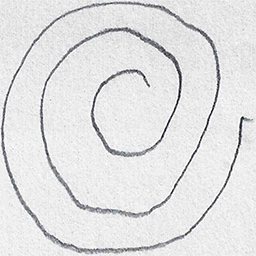
#> input picture Project Development Phase/Sprint 1/dataset/spiral/training/healthy/V01HE03.png, 256 x 256 px; its folder holds only this picture in this run
$ jupyter execute --allow-errors Parkinson_Disease_Prediction.ipynb
#> lines starting #> are read from the running program, lines starting #| are printed output that depends on the picture
# Image Pre-Processing

## Import the necessary Libraries

##### Note: Download scikit-image for skimage

[cell 1]
from sklearn.ensemble import RandomForestClassifier
from sklearn.preprocessing import LabelEncoder
from sklearn.metrics import confusion_matrix
from skimage import feature
from imutils import build_montages
from imutils import paths
import numpy as np
import cv2
import os
import pickle

### Path for train and test data

[cell 2]
trainingpath=r"dataset/spiral/training"
testingpath=r"dataset/spiral/testing"

## Quantifying Images

[cell 3]
def quantify_image(image):
    features = feature.hog(image, orientations=9,
                           pixels_per_cell=(10, 10),
                           cells_per_block=(2, 2),
                           transform_sqrt=True,
                           block_norm="L1")
    return features

## Loading Train Data and Test Data

[cell 4]
def load_split(path):
#> called with path = 'dataset/spiral/training'
    imagePaths = list(paths.list_images(path))
    data = []
    labels = []

    for imagePath in imagePaths:
        label = imagePath.split(os.path.sep)[-2]

        image = cv2.imread(imagePath)
#> image is the input picture: shape (256, 256, 3); mean B, G, R 226.3, 225.7, 225.7
        image = cv2.cvtColor(image, cv2.COLOR_BGR2GRAY)
#> image: shape (256, 256)
        image = cv2.resize(image, (200, 200))
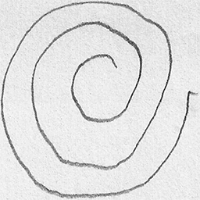
#> image: shape (200, 200); min 13, max 255, mean 225.7

        image=cv2.threshold(image,0,255,cv2.THRESH_BINARY_INV | cv2.THRESH_OTSU)[1]
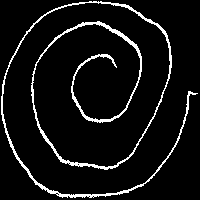
#> image: shape (200, 200); 7% white in thin lines or dots

        features = quantify_image(image)
#> in quantify_image, `features = feature.hog(image, orientations=9, pixels_per_cell=(10, 10)..`: features = 12996 values, max 1 at index 2918, min 0 at index 0, mean 0.022

        data.append(features)
        labels.append(label)
#> pass 2 of the loop in load_split, `for imagePath in imagePaths:`:
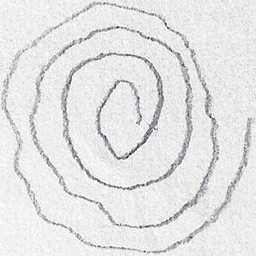
#> input picture Project Development Phase/Sprint 1/dataset/spiral/training/parkinson/V02PE02.png, 256 x 256 px
#> in load_split, image is the input picture: shape (256, 256, 3); mean B, G, R 228.4, 228, 228
#> in load_split, `image = cv2.resize(image, (200, 200))`:
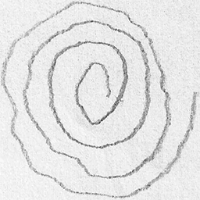
#> image: shape (200, 200); min 56, max 255, mean 227.9
#> in load_split, `image=cv2.threshold(image,0,255,cv2.THRESH_BINARY_INV | cv2.THRESH_OTS..`:
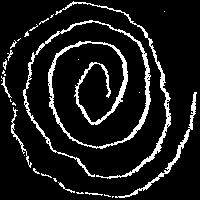
#> image: shape (200, 200); 10.6% white in thin lines or dots
#> in load_split, `features = quantify_image(image)`: features = 12996 values, max 1 at index 749, min 0 at index 0, mean 0.0247

    return (np.array(data), np.array(labels))

### Load the train and test data

[cell 5]
print("[INFO] loading data...")
(X_train, y_train) = load_split(trainingpath)
(X_test, y_test) = load_split(testingpath)

## Label Encoding

[cell 6]
le = LabelEncoder()
y_train = le.fit_transform(y_train)
#> y_train = [0, 1]
y_test = le.transform(y_test)
print(X_train.shape,y_train.shape)
#| (2, 12996) (2,)
